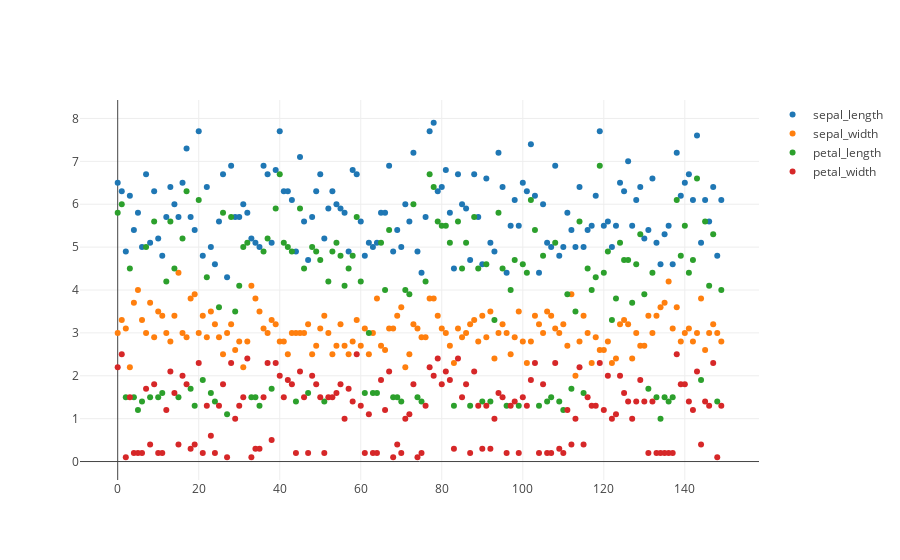

Notebook code cell kept with this figure:
### Markdown cell above
### Visualize features

### Code cell
// Visualize data.
let x = Array::from_iter(0..target.len());

let mut plot = Plot::new();
for i in 0..features.ncols() {
  let y = features.slice(s![.., i]).to_owned(); 
  let t = Scatter::from_array(x.clone(), y).name(&feature_names[i]).mode(Mode::Markers);
  plot.add_trace(t);
}
plot

### Figure 1 — Plotly figure (JSON) as saved in the notebook; plotly's stock layout.template omitted (floating-point values rounded to 4 significant figures; data arrays with more than 128 entries replaced by an {"elided": "..."} marker saying what was removed)
{"data": [{"mode": "markers", "name": "sepal_length", "type": "scatter", "x": {"elided": "150 int values"}, "y": {"elided": "150 float values"}}, {"mode": "markers", "name": "sepal_width", "type": "scatter", "x": {"elided": "150 int values"}, "y": {"elided": "150 float values"}}, {"mode": "markers", "name": "petal_length", "type": "scatter", "x": {"elided": "150 int values"}, "y": {"elided": "150 float values"}}, {"mode": "markers", "name": "petal_width", "type": "scatter", "x": {"elided": "150 int values"}, "y": {"elided": "150 float values"}}], "layout": {"autosize": true, "xaxis": {"autorange": true, "range": [-9.275, 158.3], "type": "linear"}, "yaxis": {"autorange": true, "range": [-0.5437, 8.544], "type": "linear"}}}
